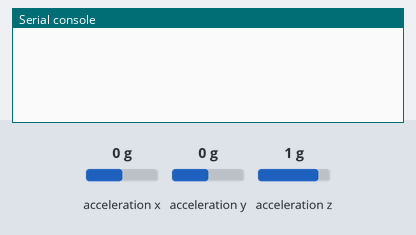
A program run on a simulated Raspberry Pi Pico running CircuitPython. On the bench: the last lines printed to the serial console. Inputs (shaded band) come from the test bench; at power-on: acceleration x 0 g, acceleration y 0 g, acceleration z 1 g.

Above: at 1.2 s.
1.3 s: acceleration x set to -1.4 g
At 1.8 s:
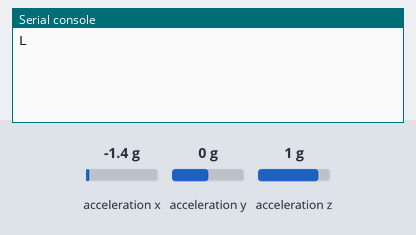
2.8 s: acceleration y set to -1.4 g
At 3.5 s:
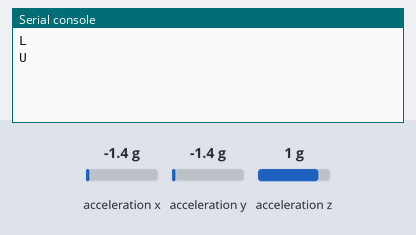
4.3 s: acceleration y set to 1.4 g
At 4.7 s:
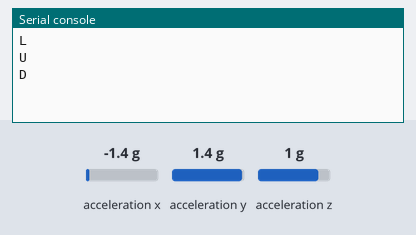

The program:

code.py
```python
import struct
import sys
import time

import board
import busio

i2c = busio.I2C(board.GP15, board.GP14)

while not i2c.try_lock():
    pass

ADDR = 0x68

# Wake MPU6050
i2c.writeto(ADDR, bytes([0x6B, 0x00]))
i2c.unlock()

DEADZONE = 3000  # deadzome to ignore noise
last_dir = ""  # no need to send new dir if it hasnt changed

while True:
    while not i2c.try_lock():
        pass

    buf = bytearray(6)
    i2c.writeto_then_readfrom(ADDR, bytes([0x3B]), buf)
    i2c.unlock()

    ax = struct.unpack(">h", buf[0:2])[0]
    ay = struct.unpack(">h", buf[2:4])[0]
    az = struct.unpack(">h", buf[4:6])[0]

    direction = ""

    if abs(ax) > abs(ay):
        if ax > DEADZONE:
            direction = "R"
        elif ax < -DEADZONE:
            direction = "L"
    else:
        if ay > DEADZONE:
            direction = "D"
        elif ay < -DEADZONE:
            direction = "U"

    # Send only on change
    if direction and direction != last_dir:
        print(direction)  # sends directions as "R\n" or similar
        last_dir = direction

    time.sleep(0.05)
```

Measured:
- after the input at 1.3 s, the serial console: prints a new line at once (image 1)
- after the input at 2.8 s, the serial console: prints a new line at once (image 2)
- after the input at 4.3 s, the serial console: prints a new line after 0.05 s (image 3)
